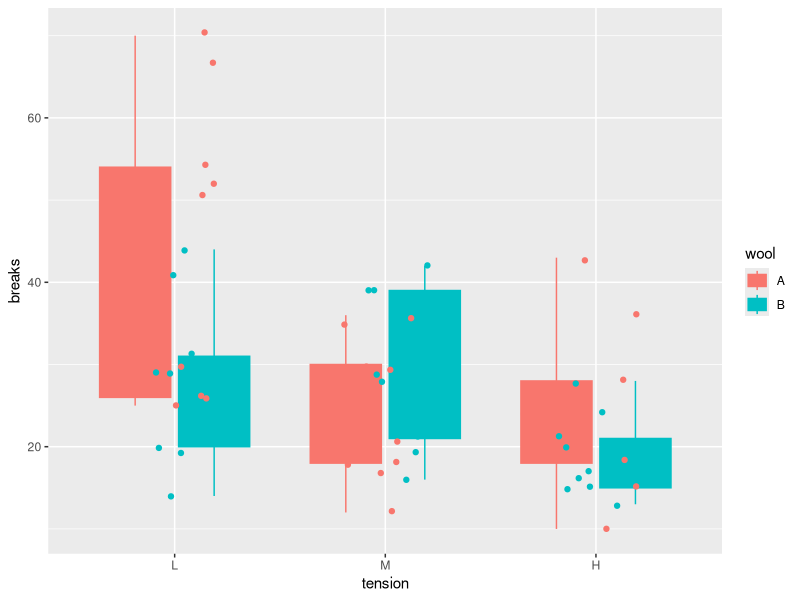

This chart was generated by the following R code: (Note: this script raises an error after producing the figure.)
## ---- chunk 1
library(ggplot2)
## ---- chunk 2
ggplot(warpbreaks, aes(x = tension, y = breaks, fill = wool, color = wool)) + geom_boxplot() + geom_jitter(width = 0.2)
## ---- chunk 3
lana <- warpbreaks %>% filter( tension != "L")
lana
## ---- chunk 4
library(emmeans)
aovWool <- aov(breaks ~ wool * tension, data = lana)
aovWool
summary(aovWool)
emmeans(aovWool, ~ wool * tension)
## ---- chunk 5
plot(aovWool)
## ---- chunk 6
CO2
